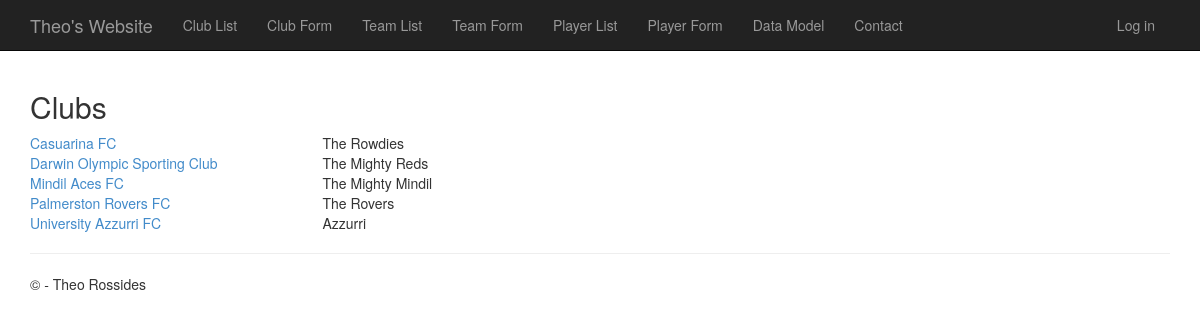
Page /clubs on the earlier database version.
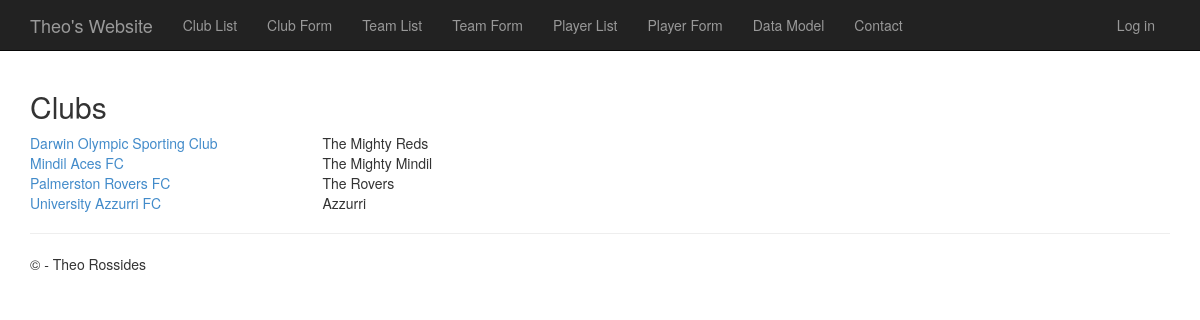
Same page on the later database version.
### app/models.py (models this page shows, shortened)
class Club(models.Model):
    name = models.CharField("club",max_length=50, help_text='Name of the Club.')
    year_formed = models.PositiveIntegerField(help_text='The year the Club was formed.')
    president_name = models.CharField(max_length=25, help_text='The president name of the Club.')
    email = models.EmailField(help_text='The contact email address for the Club.')
    phone_number = models.CharField(max_length=12, help_text='The phone number to contact the Club.')
    club_nickname = models.CharField(max_length=20, help_text='The Nickname of the Club.')

### app/views.py (the view)
# urls.py: url(r'^clubs$', app.views.clubs, name='clubs'),
def clubs(request):
    clubs = Club.objects.all();
    return render_to_response('app/clubs.html', { 'clubs': clubs });

### app/templates/app/clubs.html
﻿{% extends "app/layout.html" %}
{% block content %}
    <h2>Clubs</h2>
    {% for club in clubs %}
        <div class="row">
            <div class="col-md-3">
                <a href="{% url 'clubdetails' club.id %}">
                    {{ club.name }}
                </a>
            </div>
            <div class="col-md-3">
                {{ club.club_nickname }}
            </div>
        </div>
    {% endfor %}
{% endblock %}

Differences in the rows shown:
removed Club: name "Casuarina FC", club_nickname "The Rowdies"
